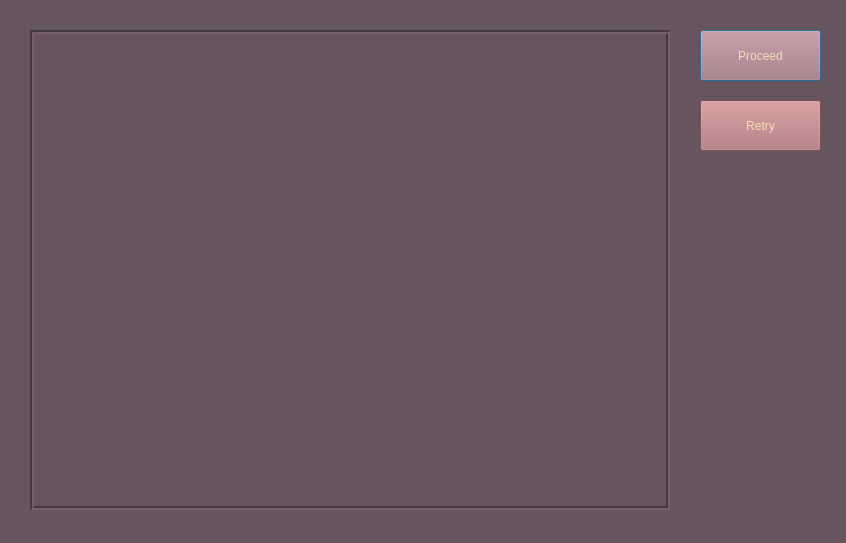
<?xml version="1.0" encoding="UTF-8"?>
<ui version="4.0">
 <class>Dialog</class>
 <widget class="QDialog" name="Dialog">
  <property name="geometry">
   <rect>
    <x>0</x>
    <y>0</y>
    <width>846</width>
    <height>543</height>
   </rect>
  </property>
  <property name="windowTitle">
   <string>Dialog</string>
  </property>
  <property name="styleSheet">
   <string notr="true">background-color:		#66545e;</string>
  </property>
  <widget class="QLabel" name="Cam_Feed">
   <property name="geometry">
    <rect>
     <x>30</x>
     <y>30</y>
     <width>640</width>
     <height>480</height>
    </rect>
   </property>
   <property name="styleSheet">
    <string notr="true"/>
   </property>
   <property name="frameShape">
    <enum>QFrame::Box</enum>
   </property>
   <property name="frameShadow">
    <enum>QFrame::Sunken</enum>
   </property>
   <property name="lineWidth">
    <number>2</number>
   </property>
   <property name="text">
    <string/>
   </property>
  </widget>
  <widget class="QPushButton" name="Ok">
   <property name="geometry">
    <rect>
     <x>700</x>
     <y>30</y>
     <width>121</width>
     <height>51</height>
    </rect>
   </property>
   <property name="styleSheet">
    <string notr="true">font: 12pt &quot;Times New Roman&quot;;
background-color: 	#aa6f73 ;
color: 	#f6e0b5 ;</string>
   </property>
   <property name="text">
    <string>Proceed</string>
   </property>
  </widget>
  <widget class="QPushButton" name="Retry">
   <property name="geometry">
    <rect>
     <x>700</x>
     <y>100</y>
     <width>121</width>
     <height>51</height>
    </rect>
   </property>
   <property name="sizePolicy">
    <sizepolicy hsizetype="Maximum" vsizetype="Fixed">
     <horstretch>0</horstretch>
     <verstretch>0</verstretch>
    </sizepolicy>
   </property>
   <property name="styleSheet">
    <string notr="true">font: 12pt &quot;Times New Roman&quot;;
background-color: 	#aa6f73 ;
color: 	#f6e0b5 ;</string>
   </property>
   <property name="text">
    <string>Retry</string>
   </property>
  </widget>
 </widget>
 <resources/>
 <connections/>
</ui>
